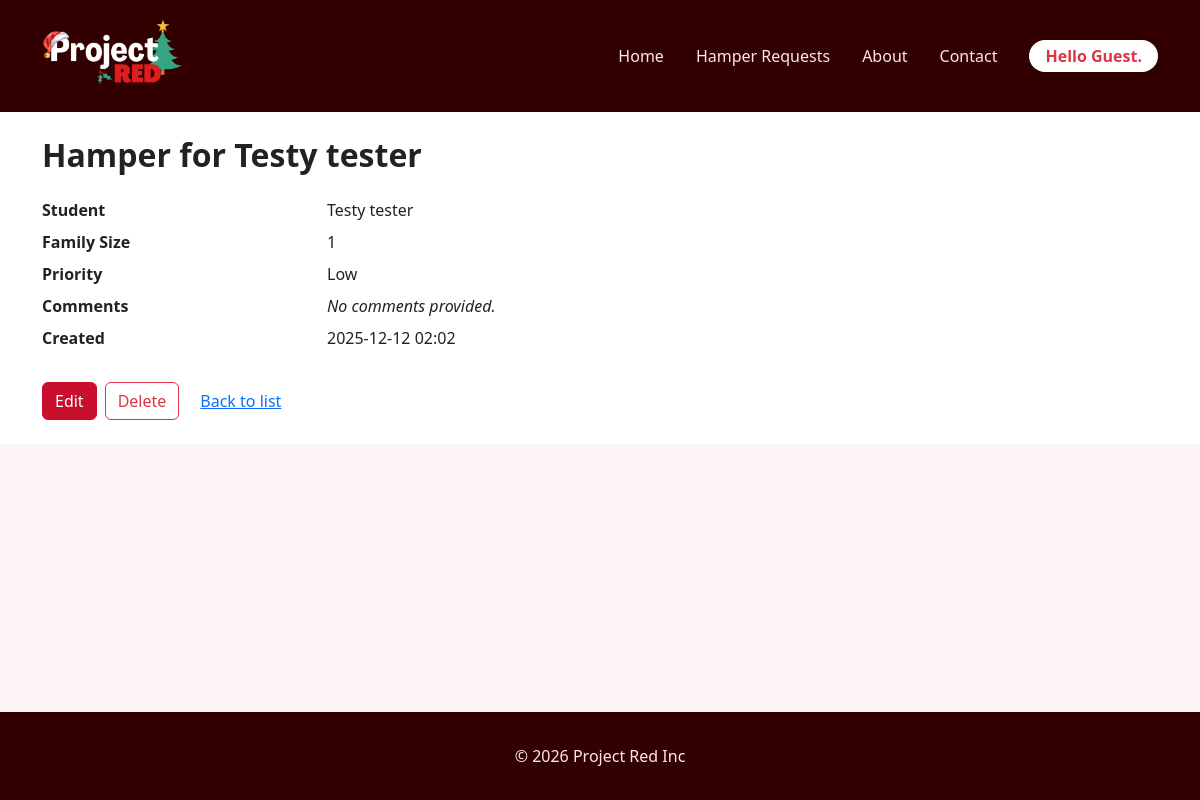
/hampers/4/, run on the app's committed database.
### projectRed/models.py (models this page shows, shortened)
class HamperRequest(models.Model):
    PRIORITY_CHOICES = [
        ("low", "Low"),
        ("medium", "Medium"),
        ("high", "High"),
    ]
    student_name = models.CharField(max_length=100)
    family_size = models.PositiveIntegerField()
    priority = models.CharField(
        max_length=10, choices=PRIORITY_CHOICES, default="medium"
    )
    comments = models.TextField(blank=True)
    created_at = models.DateTimeField(auto_now_add=True)

### projectRed/views.py (the view)
# urls.py: path("hampers/<int:pk>/", views.hamper_detail, name="hamper_detail"),
def hamper_detail(request, pk):
    hamper = get_object_or_404(HamperRequest, pk=pk)
    context = {
        "page_title": f"Hamper for {hamper.student_name}",
        "current_year": datetime.date.today().year,
        "username": USERNAME,
        "hamper": hamper,
    }
    return render(request, "projectRed/hamper_detail.html", context)

### projectRed/templates/projectRed/hamper_detail.html (shortened to what this page needs)
{% extends "projectRed/base.html" %}
{% block content %}
<section class="page-section">
  <div class="container py-4">
    <h1 class="page-title mb-4">Hamper for {{ hamper.student_name }}</h1>
    <dl class="row">
      <dt class="col-sm-3">Student</dt>
      <dd class="col-sm-9">{{ hamper.student_name }}</dd>
      <dt class="col-sm-3">Family Size</dt>
      <dd class="col-sm-9">{{ hamper.family_size }}</dd>
      <dt class="col-sm-3">Priority</dt>
      <dd class="col-sm-9">{{ hamper.get_priority_display }}</dd>
      <dt class="col-sm-3">Comments</dt>
      <dd class="col-sm-9">
        {% if hamper.comments %}
          {{ hamper.comments }}
        {% else %}
          <em>No comments provided.</em>
        {% endif %}
      </dd>
      <dt class="col-sm-3">Created</dt>
      <dd class="col-sm-9">{{ hamper.created_at|date:"Y-m-d H:i" }}</dd>
    </dl>
    <div class="mt-4 d-flex flex-wrap gap-2">
      <a href="{% url 'hamper_update' hamper.pk %}" class="btn btn-primary">
        Edit
      </a>
      <a href="{% url 'hamper_delete' hamper.pk %}" class="btn btn-outline-danger">
        Delete
      </a>
      <a href="{% url 'hamper_list' %}" class="btn btn-link">
        Back to list
      </a>
    </div>
  </div>
</section>
{% endblock %}

### projectRed/static/projectRed/css/site.css (style rules this page uses)
html, body { height: 100%; margin: 0; padding: 0; }
body { display: flex; flex-direction: column; }
body { font-family: system-ui, -apple-system, BlinkMacSystemFont, "Segoe UI", sans-serif; margin: 0; background-color: #fdf5f5; color: #222; }
.info-section, .page-section { background-color: #ffffff; }
.page-title { font-size: 2rem; font-weight: 700; margin-bottom: 1rem; }
.btn-primary { background-color: #C8102E; border-color: #C8102E; }

### data on the page
HamperRequest: student_name "Testy tester", family_size "1", priority "Low", created_at "2025-12-12 02:02"

### other printed values
{{ username|default:"Guest" }} "Guest"
